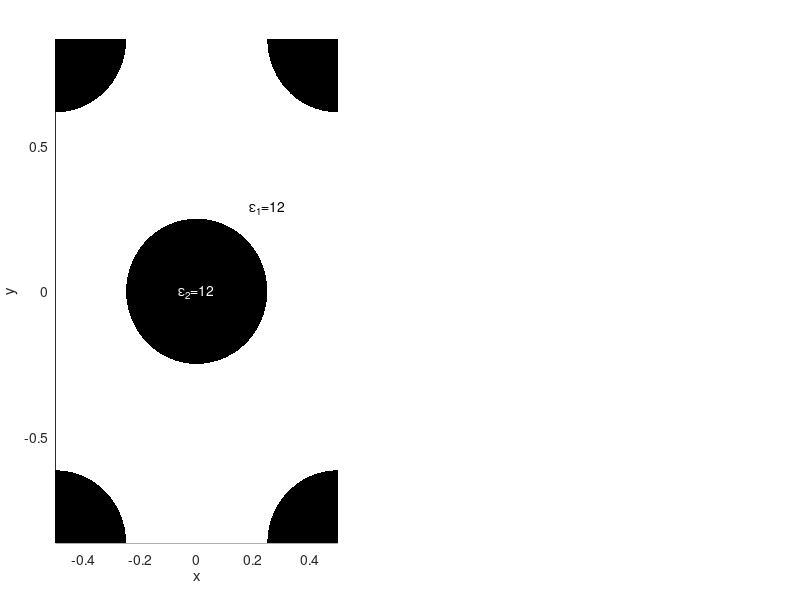

Source code (MATLAB):
%basis_draw.m
clc;
clear all;
close all;

windowsize=400;
w=windowsize-100;
g=figure('Name','Hole Structure','Position',[100 100 windowsize*2+50 w*sqrt(3)+100]); 

a=1;
d=0.5*a;
eps_1=1; 
eps_2=12;

set(gca, 'Units', 'pixels', 'Position', [60, 60, w, w*sqrt(3)]);
%Background
patch('XData',[-a/2 a/2 a/2 -a/2],'YData',sqrt(3)*a/2*[-1 -1 1 1],'FaceColor','white','EdgeColor','none');
hold on;
%Holes
rectangle('Position',[-d/2 -d/2 d d],'Curvature',[1 1],'FaceColor','black','LineStyle','none');
rectangle('Position',[-d/2-a/2 -d/2-a*sqrt(3)/2 d d],'Curvature',[1 1],'FaceColor','black','LineStyle','none');
rectangle('Position',[-d/2+a/2 -d/2-a*sqrt(3)/2 d d],'Curvature',[1 1],'FaceColor','black','LineStyle','none');
rectangle('Position',[-d/2-a/2 -d/2+a*sqrt(3)/2 d d],'Curvature',[1 1],'FaceColor','black','LineStyle','none');
rectangle('Position',[-d/2+a/2 -d/2+a*sqrt(3)/2 d d],'Curvature',[1 1],'FaceColor','black','LineStyle','none');
text(0,0,['\epsilon_2=' num2str(eps_2,'	%u')],'Color','white','HorizontalAlignment','center')
text(d/2,d/sqrt(3),['\epsilon_1=' num2str(eps_2,'	%u')],'Color','black','HorizontalAlignment','center')
hold off;

axis(a/2*[-1 1 -sqrt(3) sqrt(3)])
xlabel('x')
ylabel('y')